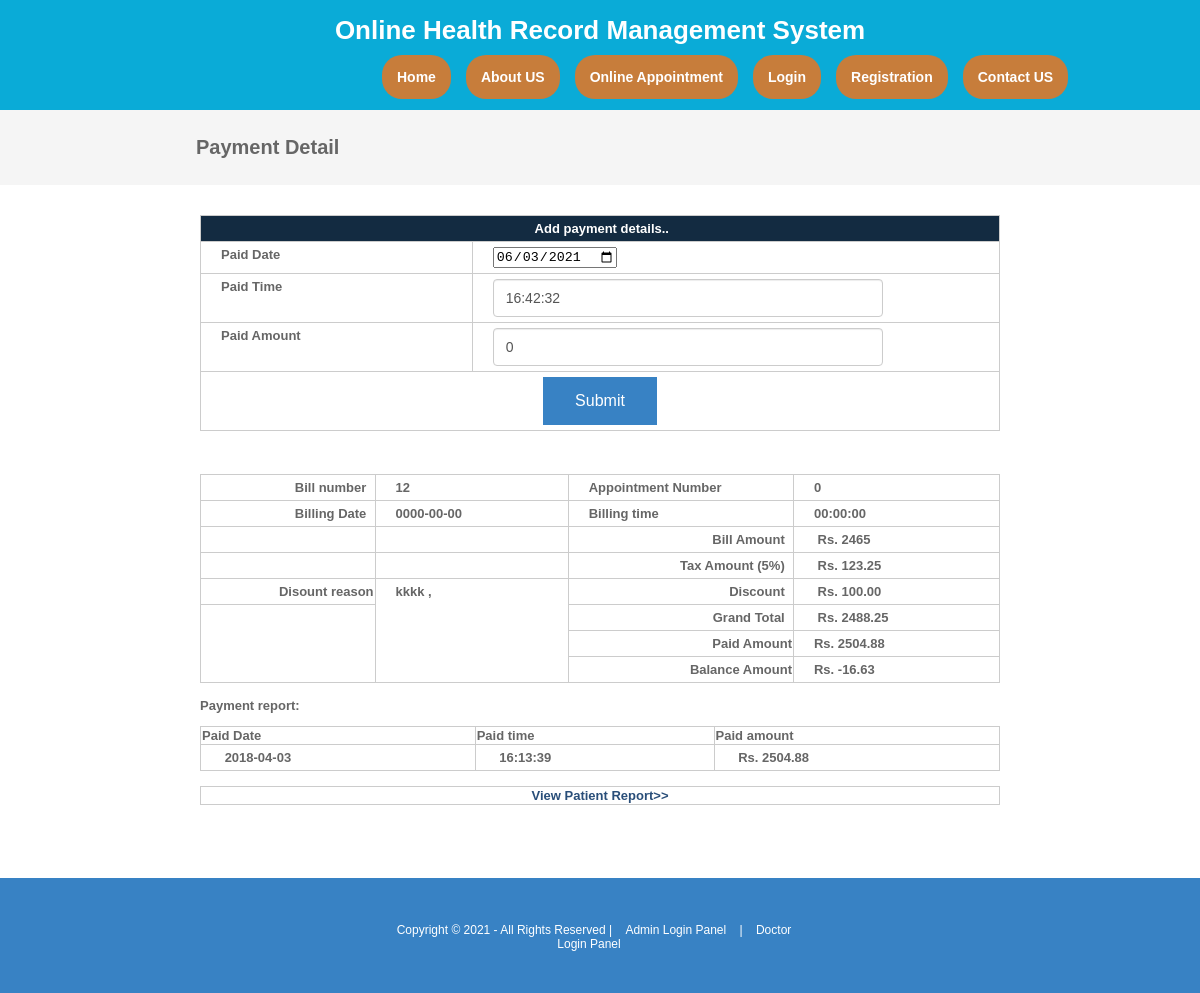
The app's page /payment.php, older data.
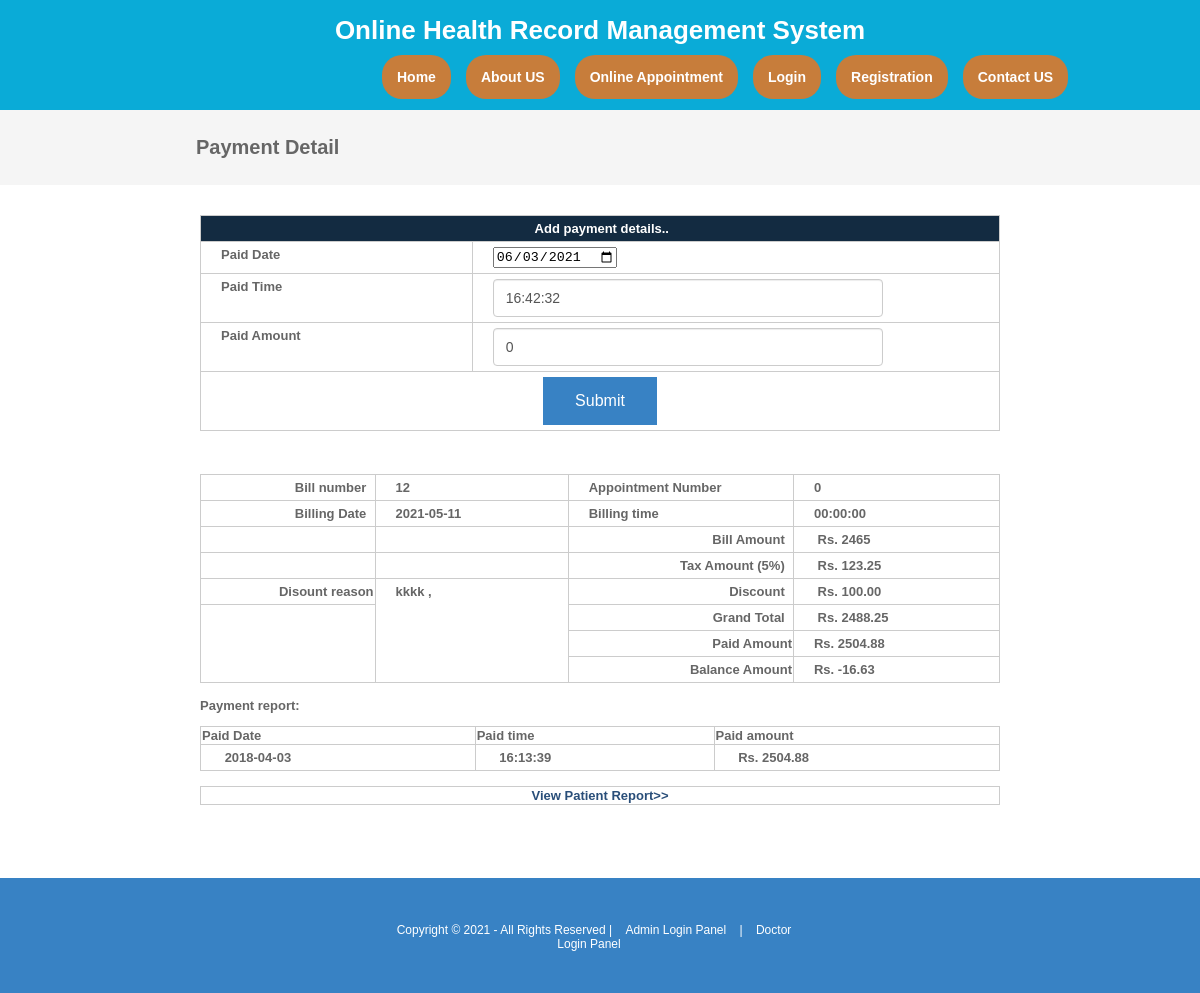
The same page, newer data.
### tables this page shows
CREATE TABLE `billing` (
  `billingid` int(10) NOT NULL,
  `patientid` int(10) NOT NULL,
  `appointmentid` int(10) NOT NULL,
  `billingdate` date NOT NULL,
  `billingtime` time NOT NULL,
  `discount` float(10,2) NOT NULL,
  `taxamount` float(10,2) NOT NULL,
  `discountreason` text NOT NULL,
  `discharge_time` time NOT NULL,
  `discharge_date` date NOT NULL
);

### viewpaymentreport.php (the view, shortened to what this page needs)
<?php
include("dbconnection.php");
?>
 <section class="container">
<?php
$sqlbilling_records ="SELECT * FROM billing WHERE appointmentid='$billappointmentid'";
$qsqlbilling_records = mysqli_query($con,$sqlbilling_records);
$rsbilling_records = mysqli_fetch_array($qsqlbilling_records);
?>
 	<table width="1713" border="3">
      <tbody>
        <tr>
          <th scope="col"><div align="right">Bill number &nbsp; </div></th>
          <td><?php echo $rsbilling_records[billingid]; ?></td>
          <td>Appointment Number &nbsp;</td>
          <td><?php echo $rsbilling_records[appointmentid]; ?></td>
        </tr>
        <tr>
          <th width="442" scope="col"><div align="right">Billing Date &nbsp; </div></th>
          <td width="413"><?php echo $rsbilling_records[billingdate]; ?></td>
          <td width="413">Billing time&nbsp; </td>
          	<td width="413"><?php echo $rsbilling_records[billingtime] ; ?></td>
        </tr>
		<tr>
          <th scope="col"><div align="right"></div></th>
          <td></td>
          <th scope="col"><div align="right">Bill Amount &nbsp; </div></th>
          <td><?php
		$sql ="SELECT * FROM billing_records where billingid='$rsbilling_records[billingid]'";
		$qsql = mysqli_query($con,$sql);
		$billamt= 0;
		while($rs = mysqli_fetch_array($qsql))
		{
			$billamt = $billamt +  $rs[bill_amount];
		}
?>
  &nbsp;Rs. <?php echo $billamt; ?></td>
        </tr>
        <tr>
          <th width="442" scope="col"><div align="right"></div></th>
          <td width="413">&nbsp;</td>
          <th width="442" scope="col"><div align="right">Tax Amount (5%) &nbsp; </div></th>
          <td width="413">&nbsp;Rs. <?php echo $taxamt = 5 * ($billamt / 100); ?></td>
       	</tr>
		<tr>
		  <th scope="col"><div align="right">Disount reason</div></th>
		  <td rowspan="4" valign="top"><?php echo $rsbilling_records[discountreason]; ?></td>
		  <th scope="col"><div align="right">Discount &nbsp; </div></th>
		  <td>&nbsp;Rs. <?php echo $rsbilling_records[discount]; ?></td>
	    </tr>
		<tr>
		  <th rowspan="3" scope="col">&nbsp;</th>
		  <th scope="col"><div align="right">Grand Total &nbsp; </div></th>
		  <td>&nbsp;Rs. <?php echo $grandtotal = ($billamt + $taxamt)  - $rsbilling_records[discount] ; ?></td>
	    </tr>
		<tr>
		  <th scope="col"><div align="right">Paid Amount </div></th>
		  <td>Rs. <?php
		  	$sqlpayment ="SELECT sum(paidamount) FROM payment where appointmentid='$billappointmentid'";
			$qsqlpayment = mysqli_query($con,$sqlpayment);
			$rspayment = mysqli_fetch_array($qsqlpayment);
			echo $rspayment[0];
		   ?></td>
	    </tr>
		<tr>
		  <th scope="col"><div align="right">Balance Amount</div></th>
		  <td>Rs. <?php echo $balanceamt = $grandtotal - $rspayment[0]  ; ?></td>
	    </tr>
      </tbody>
    </table>
   <p><strong>Payment report:</strong></p>
<?php
$sqlpayment = "SELECT * FROM payment where appointmentid='$billappointmentid'";
$qsqlpayment = mysqli_query($con,$sqlpayment);
if(mysqli_num_rows($qsqlpayment) == 0)
{
	echo "<strong>No transaction details found..</strong>";
}
else
{
?>
   <table width="840" border="3">
     <tbody>
       <tr>
         <th scope="col">Paid Date</th>
         <th scope="col">Paid time</th>
         <th scope="col">Paid amount</th>
       </tr>
<?php
		while($rspayment = mysqli_fetch_array($qsqlpayment))
		{
		?>
			   <tr>
				 <td>&nbsp;<?php echo $rspayment[paiddate]; ?></td>
				 <td>&nbsp;<?php echo $rspayment[paidtime]; ?></td>
				 <td>&nbsp;Rs. <?php echo $rspayment[paidamount]; ?></td>
			   </tr>
		<?php
		}
?>
     </tbody>
   </table>
<?php
}
?>
</section>

Row changes from the older to the newer data that the page shows:
changed billing "kkkk ,": billingdate "0000-00-00" → "2021-05-11"
